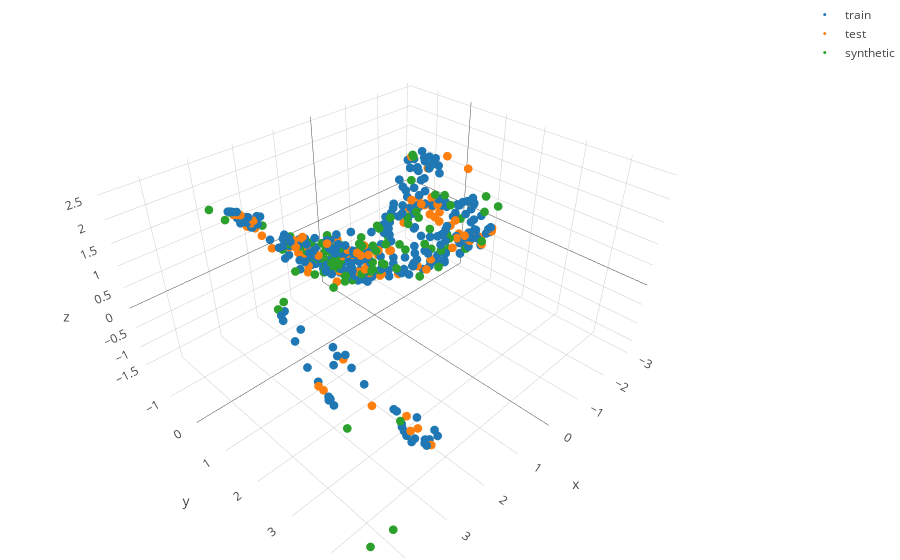

Notebook cell for this chart:
### Code cell
X_train_pca = pca.transform(X_train)
X_test_pca = pca.transform(X_test)
X_fake_pca = pca.transform(fake_data)

trace1 = go.Scatter3d(x=X_train_pca[:, 0], y=X_train_pca[:, 1], z=X_train_pca[:, 2], 
                      mode='markers', marker=dict(size=3), name='train')
trace2 = go.Scatter3d(x=X_test_pca[:, 0], y=X_test_pca[:, 1], z=X_test_pca[:, 2], 
                      mode='markers', marker=dict(size=3), name='test')
trace3 = go.Scatter3d(x=X_fake_pca[:, 0], y=X_fake_pca[:, 1], z=X_fake_pca[:, 2], 
                      mode='markers', marker=dict(size=3), name='synthetic')
data = [trace1, trace2, trace3]
layout = go.Layout(margin=dict(l=0, r=0, b=0, t=0))
py.iplot(go.Figure(data=data, layout=layout))
